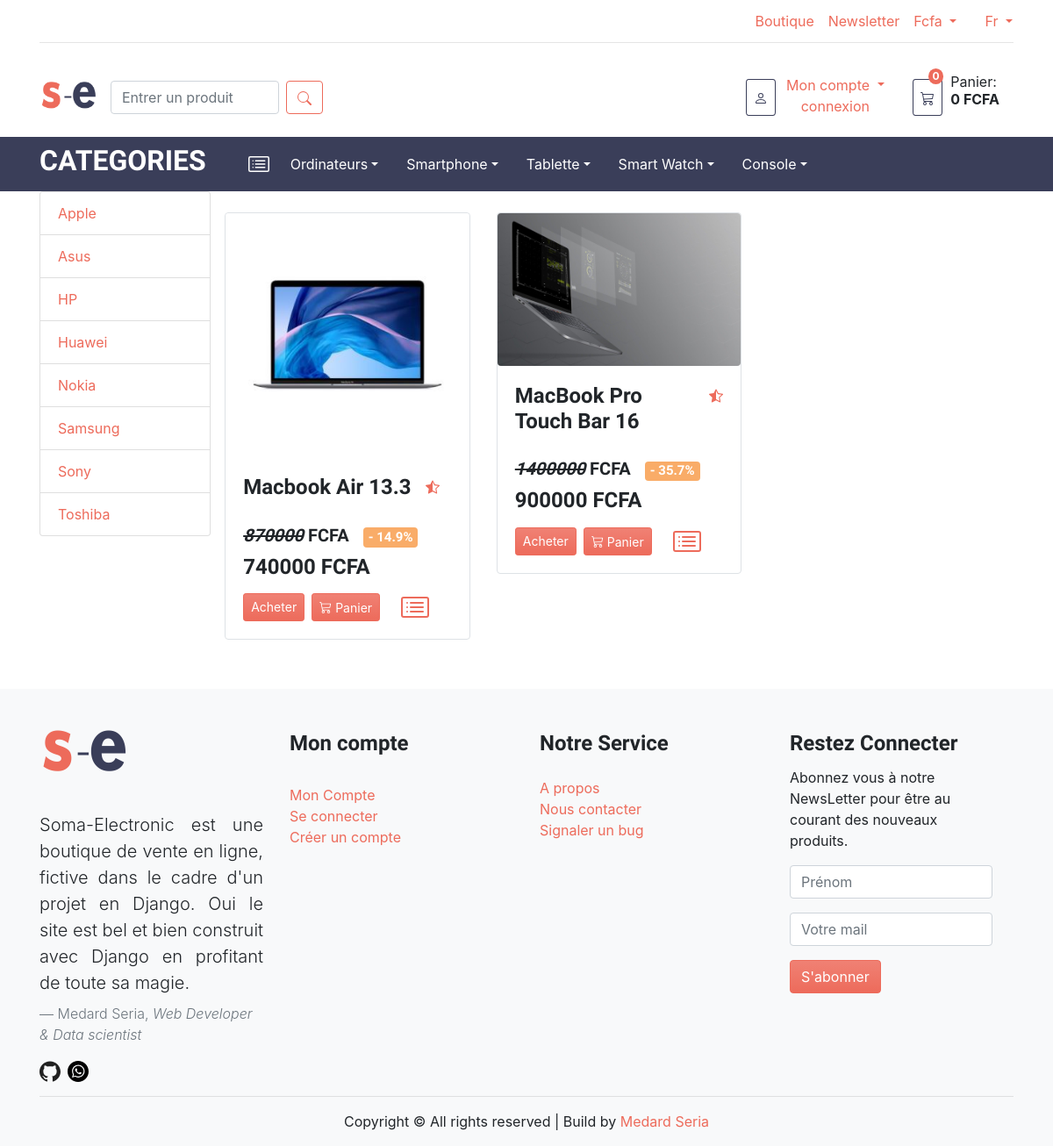
The app's page /boutique/categorie/1/1 with its own data.
### boutique/models.py (models this page shows, shortened)
class Categorie(models.Model):
    nom = models.CharField(max_length=100)
    date_de_creation = models.DateField(auto_now_add=True)
    souscategorie = models.ManyToManyField(
        SousCategorie,
        blank=True
    )
    class Meta:
        verbose_name = 'categorie'
        verbose_name_plural = 'categories'

class SousCategorie(models.Model):
    nom = models.CharField(max_length=100)
    date_de_creation = models.DateField(auto_now_add=True)
    class Meta:
        verbose_name = 'Sous Categorie'
        verbose_name_plural = 'Sous Categories'
        ordering = ['nom']
    def __str__(self):
        return self.nom

class Produit(models.Model):
    nom = models.CharField(max_length=100)
    description = RichTextField()
    disponible = models.BooleanField(default=True)
    image = models.ImageField(
        upload_to='images/',
        default='images/photo.jpg'
        )
    picture = models.URLField(default="", blank=True)
    quantite = models.IntegerField('quantité', default=1)
    premier_prix = models.FloatField(default=0.0, max_length=None)
    prix = models.FloatField(default=0.0)
    taux_reduction = models.FloatField('taux de réduction',blank=True, default=0, max_length=3)
    promotion = models.BooleanField('Mise en promotion', default=False)
    etoile = models.IntegerField('Nombre de vue', default=0)
    date_de_creation = models.DateField('Ajouter le', auto_now_add=True)
    slug = models.SlugField(max_length=150, null=True)
    categorie = models.ForeignKey(
        Categorie,
        on_delete=models.CASCADE,
        null=True
        )
    sous_categorie = models.ForeignKey(
        SousCategorie,
        on_delete=models.CASCADE,
        verbose_name="Les sous categories"
        )
    media = models.ManyToManyField(Media, blank=True)
    class Meta:
        verbose_name = 'produit'
        verbose_name_plural = 'produits'
        ordering = ['-date_de_creation']
    def reduction(self, *args, **kwargs):
        self.taux_reduction  = (1 - self.prix / self.premier_prix)*100
        return self.taux_reduction

### boutique/views.py (the view)
# urls.py: url(r'^categorie/(?P<id_categorie>\d+)/(?P<id_sous_categorie>\d+)$',views.produit_dans_categorie, name="categorie_liste_produit"),
def produit_dans_categorie(request, id_categorie, id_sous_categorie):
    try:
        id_categorie = id_categorie
        id_sous_categorie = id_sous_categorie
        liste_produits = Produit.objects.filter(
            Q(categorie=get_object_or_404(Categorie, id=id_categorie)) &
            Q(sous_categorie=get_object_or_404(SousCategorie, id=id_sous_categorie))
            ).order_by('-date_de_creation')
    except ValueError:
        return Http404
    paginator = Paginator(liste_produits, 6, orphans=3)
    page = request.GET.get('page')
    try:
        liste_produits = paginator.page(page)
    except PageNotAnInteger:
        liste_produits = paginator.page(1)
    except EmptyPage:
        liste_produits = paginator.page(paginator.num_pages)
    resultat = len(liste_produits)
    return render(request, 'boutique/produit_categorie.html', locals())

### boutique/forms.py
class NewsletterForm(forms.Form):
    last_name = forms.CharField(max_length=100,
                                required=True,
                                widget=forms.TextInput(attrs={
                                'class': 'form-control',
                                'placeholder':'Prénom',
                                }))
    email = forms.EmailField(required=True,
                            widget=forms.EmailInput(attrs={
                            'class':'form-control',
                            'placeholder': "Votre mail",
                            'aria-describedby':"emailHelp",
                            }))

### ecom/context_processors.py (called while the page is built)
def get_variable(request):
    devise = "FCFA"
    try:
        liste_categories = Categorie.objects.all()
        liste_sous_categories = SousCategorie.objects.all().order_by('nom')
    except ObjectDoesNotExist:
        liste_categories = []
        liste_sous_categories = []
    form = NewsletterForm()
    return {
        'devise':devise,
        'liste_categories':liste_categories,
        'liste_sous_categories':liste_sous_categories,
        'form':form,
        }

### boutique/templates/boutique/produit_categorie.html (shortened to what this page needs)
{% extends 'boutique/index.html' %}
{% block produit %}
        {% include 'boutique/liste.html' %}
{% endblock %}

### boutique/templates/boutique/categorie.html (shortened to what this page needs)
<ul class="navbar-nav ">
    {% for cat in liste_categories %}
    <li class="nav-item dropdown mx-3">
        <a href="" class="nav-link ml-n3 dropdown-toggle text-white lien-categorie" id="dropdownMenuLink" data-toggle="dropdown" aria-haspopup="true" aria-expanded="false">{{ cat.nom }}</a>
    </li>
    {% endfor %}
</ul>

### boutique/templates/boutique/sous_produit.html
{% for sous_cat in liste_sous_categories %}
    <a style="width: 12.2rem;" class="list-group-item" href="{% url 'boutique:sous_categorie_produit' id_sous_categorie=sous_cat.id %}">{{sous_cat}}</a>
{% endfor %}

### boutique/templates/boutique/liste.html (shortened to what this page needs)
<div class="row">
    {% if resultat|length <= 2 %}
        {% for produit in liste_produits %}
        <div class="col-sm-6 col-lg-4">
            <div class="card mb-3 border" id="produit" style="width: fit-content;">
                <a href="{% url 'boutique:details' pk=produit.id slug=produit.slug %}">
                    <img  src="{{ produit.image.url }}" class="card-img-top rounded img-responsive" alt="{{ produit.nom}}" >
                </a>
                <div class="card-body font-weight-bold">
                    <div class="d-inline-flex">
                        <h4 class="card-title mr-3">{{ produit.nom }}</h4>
                        <div class="like">
                        </div>
                    </div>
                    <p class="card-text">
                        <h5><del class="font-italic" >{{ produit.premier_prix|floatformat }}</del> {{devise}}<span  class="badge badge-danger ml-3 text-white">- {{ produit.reduction|floatformat }}%</span></h5>
                        <h4>{{ produit.prix|floatformat }} {{devise}}</h4>
                    </p>
                    <div class="d-inline-flex">
                        <a href="{% url 'boutique:achat' id_produit=produit.id %}" class="btn btn-sm btn-primary">Acheter</a>
                        <a href="/ajout_au_panier/?ajout-panier={{ produit.id }}" class="btn btn-sm btn-primary d-inline-flex align-items-center mx-2">
                            <div class="ml-1">Panier</div>
                        </a>
                        <a href="{% url 'boutique:details' pk=produit.id slug=produit.slug %}" class="ml-auto ml-lg-3" title="Plus de detail">
                        </a>
                    </div>
                </div>
            </div>
        </div>
        {% endfor %}
    {% endif %}
</div>

### boutique/static/boutique/css/app.css (style rules this page uses)
h1, h2, h3, h4, h5, h6 { font-weight: 700; }

### records on screen
Categorie: nom "Ordinateurs"
Categorie: nom "Smartphone"
Categorie: nom "Tablette"
Categorie: nom "Smart Watch"
Categorie: nom "Console"
SousCategorie: nom "Apple"
SousCategorie: nom "Asus"
SousCategorie: nom "HP"
SousCategorie: nom "Huawei"
SousCategorie: nom "Nokia"
SousCategorie: nom "Samsung"
SousCategorie: nom "Sony"
SousCategorie: nom "Toshiba"
Produit: image (picture), nom "Macbook Air 13.3", premier_prix "870000", devise "FCFA", reduction "14.9", prix "740000"
Produit: image (picture), nom "MacBook Pro Touch Bar 16", premier_prix "1400000", devise "FCFA", reduction "35.7", prix "900000"

### other values on screen
{{ quantite_dans_panier }} "0"
{{ prix_total }} "0"
